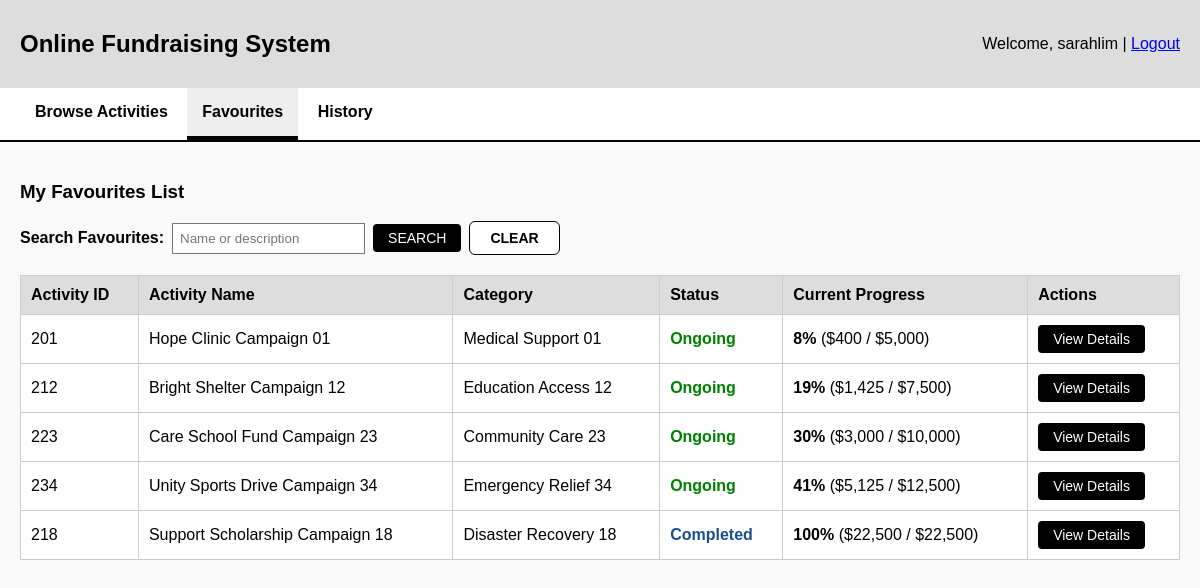
The page /activities?tab=favourites (signed in) on the database as committed earlier.
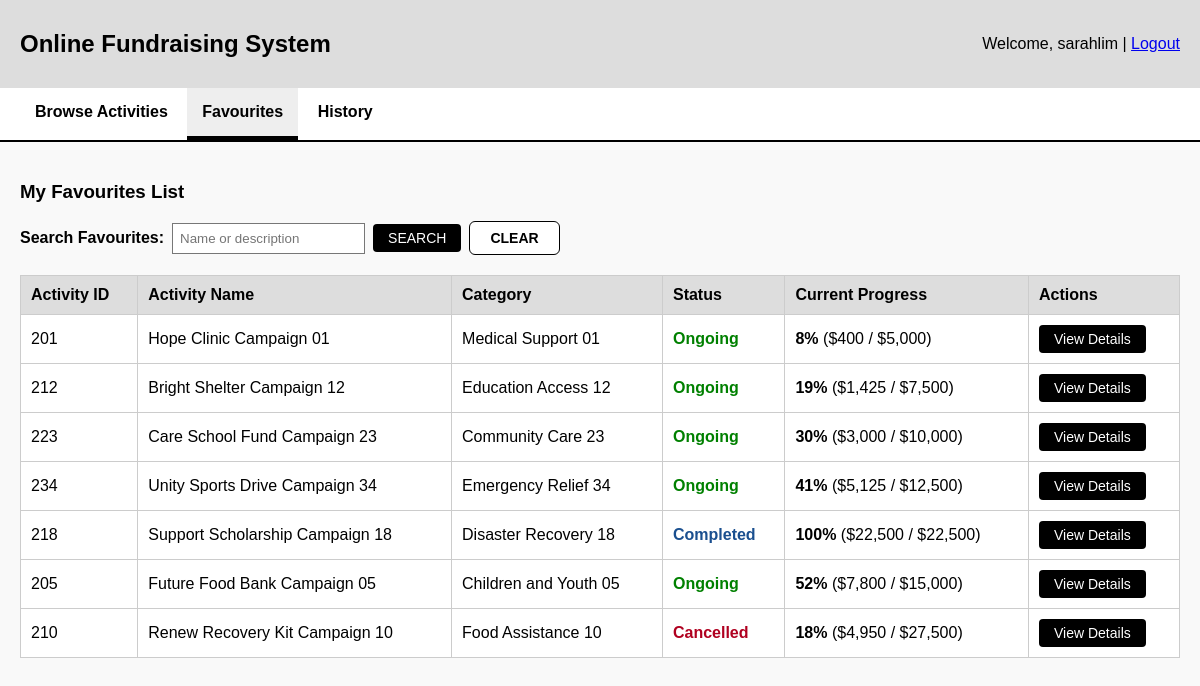
The same page on the database as committed later.
### tables this page shows
CREATE TABLE favourite_list(
    favourite_id INTEGER PRIMARY KEY,
    account_id INTEGER NOT NULL,
    activity_id INTEGER NOT NULL,
    FOREIGN KEY (account_id) REFERENCES user_account(account_id),
    FOREIGN KEY (activity_id) REFERENCES fundraising_activity(activity_id),
    UNIQUE (account_id, activity_id)
);

CREATE TABLE fundraising_activity(
    activity_id INTEGER PRIMARY KEY,
    account_id INTEGER NOT NULL,
    activity_name TEXT NOT NULL,
    category_id INTEGER NOT NULL,
    activity_desc TEXT NOT NULL,
    funding_current REAL NOT NULL DEFAULT 0,
    funding_goal REAL NOT NULL,
    start_date TEXT NOT NULL,
    end_date TEXT NOT NULL,
    activity_status TEXT NOT NULL CHECK (activity_status in ('completed', 'expired', 'cancelled', 'ongoing')),
    FOREIGN KEY (account_id) REFERENCES user_account(account_id),
    FOREIGN KEY (category_id) REFERENCES category(category_id)
);

CREATE TABLE category(
    category_id INTEGER PRIMARY KEY,
    category_name TEXT NOT NULL UNIQUE
);

### boundary/fundraising_activity_routes.py (the view, shortened to what this page needs)
@fundraising_activity_bp.route("/activities")
def list_activities():
    profile_id = session.get("profile_id")
    account_id = session.get("account_id")
    active_tab = request.args.get("tab", "browse").strip().lower()
    if profile_id != DONOR:
        active_tab = "browse"
    elif active_tab not in ["browse", "favourites", "history"]:
        active_tab = "browse"
    search_term = request.args.get("search", "")
    search_completed_term = request.args.get("searchCompleted", "")
    favourites = []
    donations = []
    categories = []
    categoryId = request.args.get("categoryId", "").strip()
    dateFrom = request.args.get("dateFrom", "").strip()
    dateTo = request.args.get("dateTo", "").strip()
    amountMin = request.args.get("amountMin", "").strip()
    amountMax = request.args.get("amountMax", "").strip()
    if active_tab == "favourites":
        viewController = view_favourite_list_controller()
        searchController = search_favourite_list_controller()
        favourites = viewController.viewFavourites(account_id)
        if "search" in request.args:
            if search_term.strip():
                favourites = searchController.searchFavourites(account_id, search_term)
            else:
                flash("Activity name or description required.", "error")
        if not favourites:
            flash("No favourite activities found.", "error")
        activities = []
    else:
        controller = view_fundraising_activity_controller()
        if profile_id == FUNDRAISER:
            activities = controller.viewActivitiesByAccountId(account_id)
        else:
            activities = controller.viewActivities()
    return render_template(
        "activities/list_activities.html",
        activities=activities,
        active_tab=active_tab,
        favourites=favourites,
        donations=donations,
        categories=categories,
        search_term=search_term,
        search_completed_term=search_completed_term,
        categoryId=categoryId,
        dateFrom=dateFrom,
        dateTo=dateTo,
        amountMin=amountMin,
        amountMax=amountMax
    )

### templates/activities/list_activities.html (shortened to what this page needs)
<!DOCTYPE html>
<html>
<head>
</head>
<body>
    <div class="header">
        <h2>Online Fundraising System</h2>
        <div>Welcome, {{ session.get('user_name', 'Guest') }} | <a href="{{ url_for('auth.logout') }}">Logout</a></div>
    </div>
    <nav>
        {% if session.get("profile_id") == 3 %}
            <a href="{{ url_for('fundraising_activity.list_activities', tab='browse') }}" class="{% if active_tab == 'browse' %}active{% endif %}">Browse Activities</a>
            <a href="{{ url_for('fundraising_activity.list_activities', tab='favourites') }}" class="{% if active_tab == 'favourites' %}active{% endif %}">Favourites</a>
            <a href="{{ url_for('fundraising_activity.list_activities', tab='history') }}" class="{% if active_tab == 'history' %}active{% endif %}">History</a>
        {% else %}
            <a href="{{ url_for('fundraising_activity.list_activities') }}" class="active">Activities</a>
            <a href="{{ url_for('fundraising_activity.view_completed_activities') }}">Completed</a>
        {% endif %}
    </nav>
    <div class="content">
        {% if active_tab == 'favourites' %}
            <h3>My Favourites List</h3>
        {% elif active_tab == 'history' %}
            <h3>My Donation History</h3>
        {% else %}
            <h3>Fundraising Activities</h3>
        {% endif %}
        {% if active_tab == 'browse' %}
        <div class="toolbar">
            <form class="search-form" method="get" action="{{ url_for('fundraising_activity.list_activities') }}">
                {% if session.get("profile_id") == 3 %}
                    <input type="hidden" name="tab" value="browse">
                {% endif %}
                <label for="search">Search Activities:</label>
                <input
                    type="text"
                    id="search"
                    name="search"
                    placeholder="Name or description"
                    value="{{ search_term }}"
                >
                <button class="btn btn-black" type="submit">SEARCH</button>
                <a href="{{ url_for('fundraising_activity.list_activities') }}" class="btn btn-outline">CLEAR</a>
            </form>
            {% if session.get("profile_id") != 3 %}
                <a href="{{ url_for('fundraising_activity.create_activity') }}" class="btn btn-black">+ Create New</a>
            {% endif %}
        </div>
        <table>
            <thead>
                <tr>
                    <th>ID</th>
                    <th>Activity Title</th>
                    <th>Category</th>
                    <th>Current</th>
                    <th>Goal</th>
                    <th>Status</th>
                    <th>Actions</th>
                </tr>
            </thead>
            <tbody>
                {% if activities %}
                    {% for activity in activities %}
                        <tr>
                            <td>{{ activity.activityId }}</td>
                            <td>{{ activity.activityName }}</td>
                            <td>{{ activity.categoryName }}</td>
                            <td>${{ "%.2f"|format(activity.fundingCurrent) }}</td>
                            <td>${{ "%.2f"|format(activity.fundingGoal) }}</td>
                            <td>
                                <span class="status-{{ activity.activityStatus }}">
                                    {{ activity.activityStatus.title() }}
                                </span>
                            </td>
                            <td>
                                <button
                                    class="btn btn-view"
                                    type="button"
                                    data-view-count="{{ activity.viewCount }}"
                                    data-favourite-count="{{ activity.favouriteCount }}"
                                    onclick='openActivityModal(this,
                                    {{ activity.activityName|tojson }},
                                    {{ activity.activityStatus|tojson }},
                                    {{ activity.fundingCurrent|tojson }},
                                    {{ activity.fundingGoal|tojson }},
                                    {{ activity.categoryName|tojson }},
                                    {{ activity.endDate|tojson }},
                                    {{ activity.activityDescription|tojson }},
                                    {{ activity.fundraiserName|tojson }},
                                    {{ activity.startDate|tojson }},
                                    {{ activity.favouriteCount|tojson }},
                                    {{ activity.phoneNumber|tojson }},
                                    {{ activity.activityId|tojson }}
                                )'
                                >
                                    View
                                </button>
                                {% if session.get("profile_id") != 3 %}
                                    <a href="{{ url_for('fundraising_activity.update_activity', activityId=activity.activityId) }}" class="btn btn-edit">Edit</a>
                                    <button
                                        class="btn btn-delete"
                                        type="button"
                                        onclick='openDeleteActivityModal({{ activity.activityId|tojson }}, {{ activity.activityName|tojson }})'
                                    >
                                        Delete
                                    </button>
                                {% endif %}
                                {% if session.get("profile_id") == 3 %}
                                    <button class="btn btn-Fav"
                                        type="button"
                                        onclick='openAddFavModal({{ activity.activityId|tojson }}, {{ activity.activityName|tojson }})'>
                                        Add to Favourite
                                    </button>
                                {% endif %}
                            </td>
                        </tr>
                    {% endfor %}
                {% elif activities == 0 %}
                    <tr>
                        <td class="empty-row" colspan="7">Search fundraising activities by name or description.</td>
                    </tr>
                {% else %}
                    <tr>
                        <td class="empty-row" colspan="7">No fundraising activities found.</td>
                    </tr>
                {% endif %}
            </tbody>
        </table>
        {% elif active_tab == 'favourites' %}
            <div class="toolbar">
                <form class="search-form" method="get" action="{{ url_for('fundraising_activity.list_activities') }}">
                    <label for="search">Search Favourites:</label>
                    <input
                        type="text"
                        id="search"
                        name="search"
                        placeholder="Name or description"
                        value="{{ search_term }}"
                    >
                    <button class="btn btn-black" type="submit">SEARCH</button>
                    <a href="{{ url_for('fundraising_activity.list_activities', tab='favourites') }}" class="btn btn-outline">CLEAR</a>
                </form>
            </div>
            <table>
                <thead>
                    <tr>
                        <th>Activity ID</th>
                        <th>Activity Name</th>
                        <th>Category</th>
                        <th>Status</th>
                        <th>Current Progress</th>
                        <th>Actions</th>
                    </tr>
                </thead>
                <tbody>
                    {% if favourites %}
                        {% for activity in favourites %}
                            <tr>
                                <td>{{ activity.activityId }}</td>
                                <td>{{ activity.activityName }}</td>
                                <td>{{ activity.categoryName }}</td>
                                <td>
                                    <span class="status-{{ activity.activityStatus|lower }}">
                                        {{ activity.activityStatus.title() }}
                                    </span>
                                </td>
                                <td>
                                    {% set progress = ((activity.fundingCurrent / activity.fundingGoal) * 100)|round|int if activity.fundingGoal else 0 %}
                                    <strong>{{ progress }}%</strong>
                                    (${{ "{:,.0f}".format(activity.fundingCurrent) }} / ${{ "{:,.0f}".format(activity.fundingGoal) }})
                                </td>
                                <td>
                                    <button
                                        class="btn btn-view"
                                        type="button"
                                        data-view-count="{{ activity.viewCount }}"
                                        data-favourite-count="{{ activity.favouriteCount }}"
                                        onclick='openActivityModal(this,
                                        {{ activity.activityName|tojson }},
                                        {{ activity.activityStatus|tojson }},
                                        {{ activity.fundingCurrent|tojson }},
                                        {{ activity.fundingGoal|tojson }},
                                        {{ activity.categoryName|tojson }},
                                        {{ activity.endDate|tojson }},
                                        {{ activity.activityDescription|tojson }},
                                        {{ activity.fundraiserName|tojson }},
                                        {{ activity.startDate|tojson }},
                                        {{ activity.favouriteCount|tojson }},
                                        {{ activity.phoneNumber|tojson }},
                                        {{ activity.activityId|tojson }}
                                    )'
                                    >
                                        View Details
                                    </button>
                                </td>
                            </tr>
                        {% endfor %}
                    {% else %}
                        <tr>
                            <td class="empty-row" colspan="6">No favourite activities found.</td>
                        </tr>
                    {% endif %}
                </tbody>
            </table>
        {% endif %}
    </div>
</body>
</html>

Rows that differ between the two databases and show on the page:
added favourite_list: activityId "205", activityName "Future Food Bank Campaign 05", categoryName "Children and Youth 05", activityStatus "Ongoing", progress "52"
now on this page (row unchanged): fundraising_activity: fundingCurrent "7,800", fundingGoal "15,000"
added favourite_list: activityId "210", activityName "Renew Recovery Kit Campaign 10", categoryName "Food Assistance 10", activityStatus "Cancelled", progress "18"
now on this page (row unchanged): fundraising_activity: fundingCurrent "4,950", fundingGoal "27,500"
